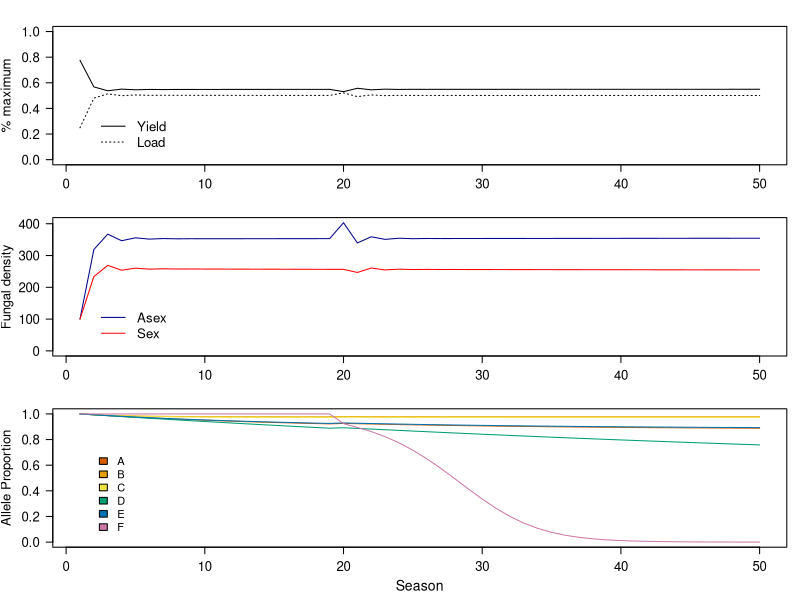
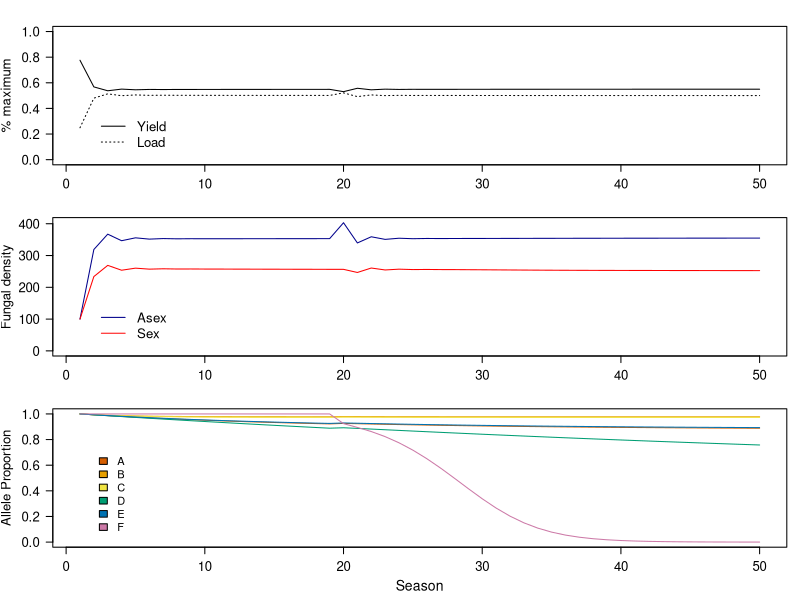
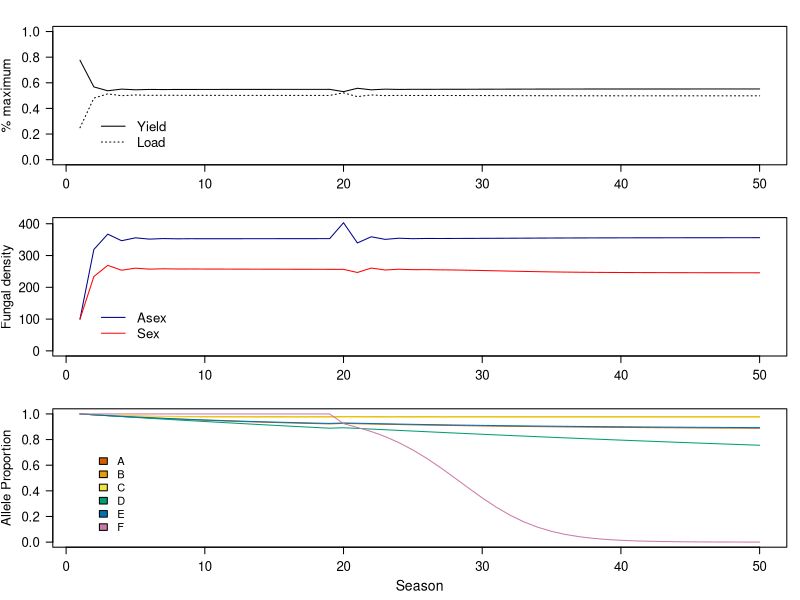
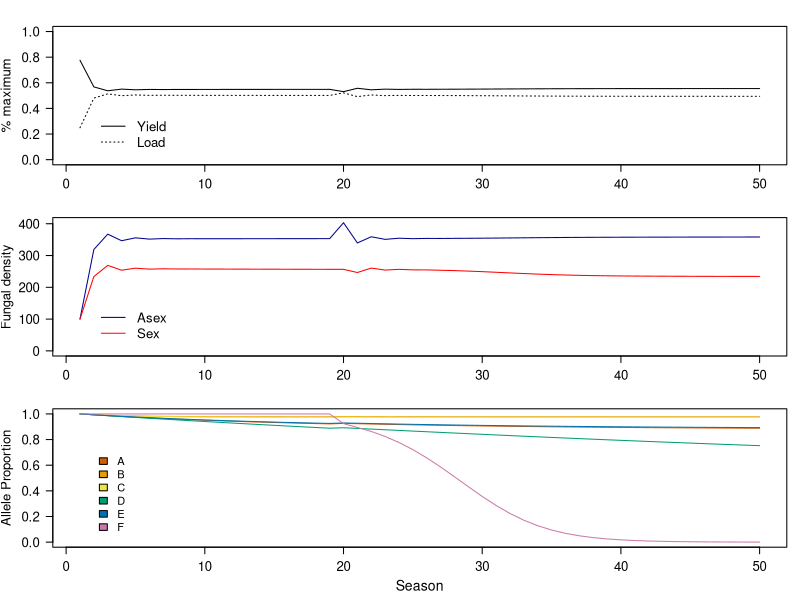
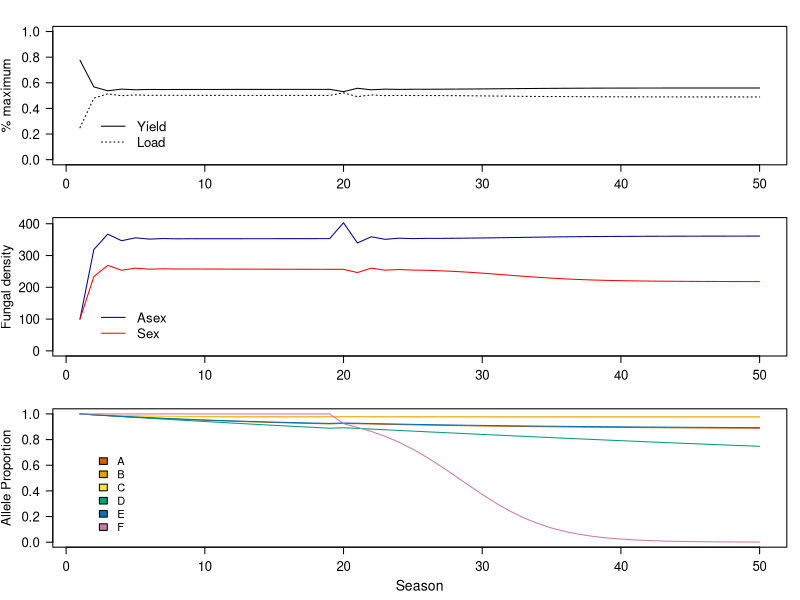
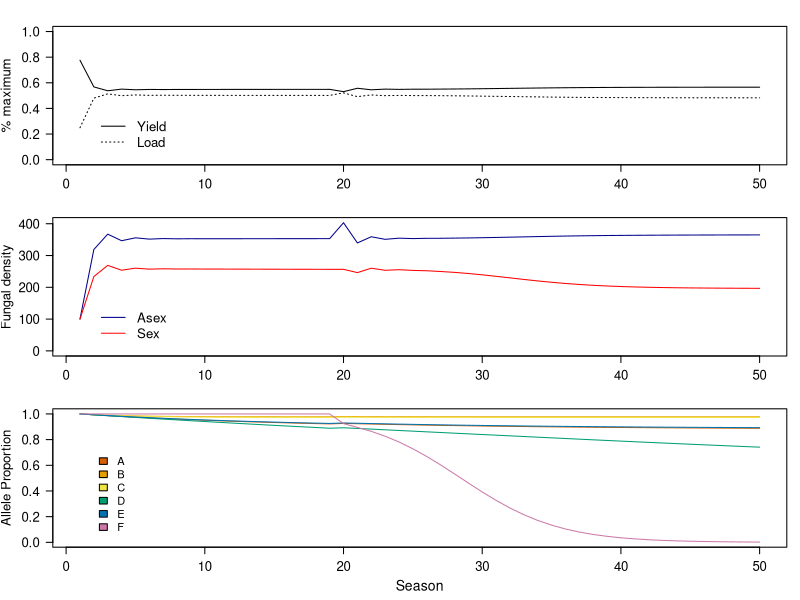
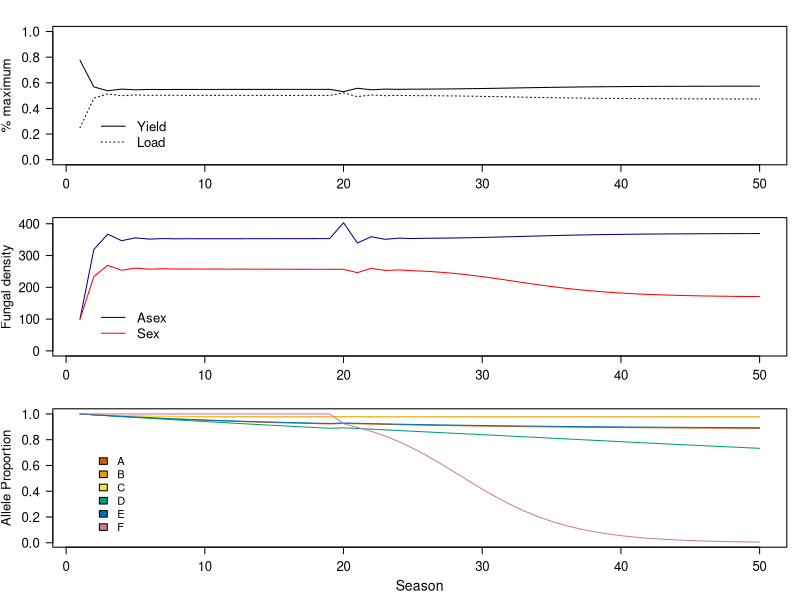
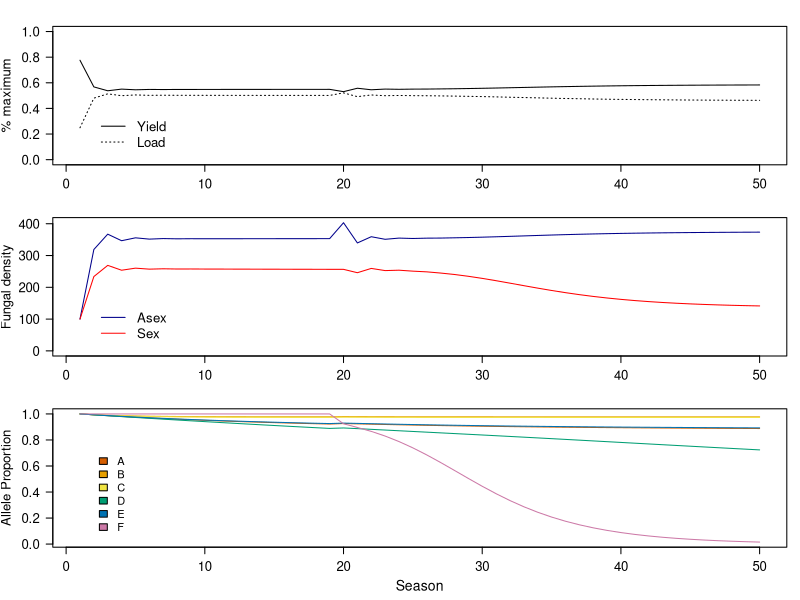

These figures' R source, in order: (Note: this script raises an error after producing the figures.)
##A model of a fungal plant pathogen on a plant crop in a single field
##We will model uninfected (S), infected (I) plants using S and I to match SI model for epidemiology
library(stringr)
library(fBasics)
library(data.table)

##------------------------------------------------------------------------------------------------------------
##Scenario
	scenario<-1

##matrix to store results in
	grand.res<-NULL

	params<-1:135
	yield_params<-matrix(NA,nrow=length(params),ncol=50)
	
	my.seq<-sort(c(seq(0,1.0,length.out=11),c(0.85,0.95,0.975,0.99)))
	
	param_lethality<-rep(my.seq,9)
	        
	param_sex<-c(rep(0.4,45),rep(0.9,90))
	param_sexresist<-c(rep(0.05,90),rep(0.85,45))
	param_selfish<-rep(rep(c(10,20,100),each=15),3)
	
for (param in params) {	

##1) Define parameter values 

##Total time to run the simulation
	nseasons<-50
##Maximum number of asexual generations completed on the crop plant each season
	ngens<-5
##Mutation Rate
	mut=c(mut_A=0.001,mut_B=0.001,mut_C=0.001,mut_D=0.001,mut_E=0.001,mut_F=0.00)
##Proportionate yield of infected plants
	Inf_Yield<-0.1
##Toggle whether to additionally plot the within-season dynamics for the final season - by default plots seasons
	plot.within.season<-FALSE

##Wild-type (ABCDEF) parameter values for asexual stages
	##A) Fecundity (Number of Offspring) in soil/debris in spring
	##B) Infection of plants
	##C) Growth on plants
	##D) Proportion of Sex Offspring at end of season
	##E) Winter Survival
	##F) Gene Drive locus

	wt.params<-c(Fecundity=1.3,Infection=0.9,Growth=1.5, Pro_sex=param_sex[param], Survival=0.9,Blank=1)
	wt.alleles<-c("A","B","C","D","E","F")

##Effects of antifungal control on parameter values = selection coefficient of WT in fungicide environment
	control_effect<-c(control_effect_A=0.2,control_effect_B=0.2,control_effect_C=0.2,control_effect_D=0.2,control_effect_E=0.2,control_effect_F=0.2)
##Efficacy of resistance, i.e. how close does resistance get proportionately to restoring original parameter value
	efficacy_resistance<-c(efficacy_resistance_A=0.01,efficacy_resistance_B=0.01,efficacy_resistance_C=0.01,efficacy_resistance_D=0.01,efficacy_resistance_E=0.01,efficacy_resistance_F=0.01) 
##Cost of resistance = selection coefficient of resistant allele in wildtype environment without fungicide
	cost_resistance<-c(cost_resistance_A=0.05,cost_resistance_B=0.05,cost_resistance_C=0.05,cost_resistance_D=param_sexresist[param],cost_resistance_E=0.05,cost_resistance_F=0.05) 
	
	my.model<-6
	
##Gene drive parameters - TIM ADDED INOCULUM SIZE OF GENE DRIVE SPORES
		gene_drive.params<- c(Lethality = param_lethality[param] ,Selfishness = param_selfish[param], Fecundity_Inhibition = 0, Infection_Inhibition = 0, Growth_Inhibition = 0, Sex_Inhibition = 0, Survival_Inhibition=0, Inoculum = 50)
   	
    ##NB Compare with Burt 2003, epsilon = Selfishness/(Selfishness+1), and Selfishness = epsilon/(1-epsilon)
	##Where epsilon is probability of F converted to f in Homing Endonuclease Gene
	##Selfishness = 9 equates to epsilon = 0.9, default used in Burt paper (10 = 0.91)
	##Selfishness = 20 equates to epsilon = 0.952381. (19 = epsilon 0.95)
	##Selfishness = 99 (or 100 rounding) equates to epsilon =0.99, cited as realistic high value in yeast in Burt


##Assigns when the prescribed control measure is applied
	gene_drive<-array(FALSE,dim=c(nseasons,1))
	fungicide<-array(1,dim=c(nseasons,ngens,5))	

##The set of possible models to consider
	model.choices<-c("No_control","One_Fungi_20","Two_Fungi_Simult","Two_Fungi_Alt","HaploidGeneDrive","DiploidGeneDrive","HaploidFungicide","DiploidFungicide")
##change my.model to select a model

	
	#my.model<-8
	which.model<-model.choices[my.model]

	## a) No control
	 if (which.model=="No_control") {
			}
			
	##Fungicide models from here

	## b) One fungicide, 20 seasons
	 if (which.model=="One_Fungi_20") {
	  which.seasons<-20:40
	  which.fungicide<-1
	  fungicide[which.seasons,, which.fungicide]<-2
    	 }
    	
   	##c) Two fungicides simultaneously
	 if (which.model=="Two_Fungi_Simult") {
	  which.seasons<-20:50
	  which.fungicide<-c(2,3)
	  fungicide[which.seasons,, which.fungicide]<-2
    	}   	

	## d) Alternating fungicides every 5 years
	 if (which.model=="Two_Fungi_Alt") {
	  which.fungicide<-c(2,3)
	  fungicide[c(20:24,30:34,40:44),, which.fungicide[1]]<-2
	  fungicide[c(20:24,30:34,40:44)+5,, which.fungicide[2]]<-2
    	}

	##Gene drive models from here

    ## e) Haploid gene drive - need to set lethality to 0, which parameter is affected and inhibition amount above.
     if (which.model=="HaploidGeneDrive") {
     	##Gene drive parameters - TIM ADDED INOCULUM SIZE OF GENE DRIVE SPORES
		gene_drive.params<- c(Lethality = 0.0 ,Selfishness = param_selfish[param], Fecundity_Inhibition = 0.2, Infection_Inhibition = param_effect[param], Growth_Inhibition = 0.2, Sex_Inhibition = 0.2, Survival_Inhibition=0.2, Inoculum = 50)
		##Selector for which stage the gene_drive is affecting in haploid model
		gene_drive_control<-c(2)
		##when is the gene drive started
		  gene_drive[20:nseasons]<-TRUE
    	}
 
    	
    ##f) Diploid gene drive -  need to set lethality to >0, e.g. 0.99 and inhibition parameters to zero.
  if (which.model=="DiploidGeneDrive") {
     	##Gene drive parameters - TIM ADDED INOCULUM SIZE OF GENE DRIVE SPORES
    gene_drive.params<- c(Lethality = param_lethality[param] ,Selfishness = param_selfish[param], Fecundity_Inhibition = 0, Infection_Inhibition = 0, Growth_Inhibition = 0, Sex_Inhibition = 0, Survival_Inhibition=0, Inoculum = 50)
    ##Selector for which stage the gene_drive is affecting in haploid model - REQUIRED BUT NOT USED IN THIS VERSION
		gene_drive_control<-c(2)		  
		gene_drive[20:nseasons]<-TRUE
    	}
    
	## g) Haploid gene drive plus one fungicide
   	if (which.model=="HaploidFungicide") {
    	##Gene drive parameters - TIM ADDED INOCULUM SIZE OF GENE DRIVE SPORES
		gene_drive.params<- c(Lethality = 0.0 ,Selfishness = 20, Fecundity_Inhibition = 0.2, Infection_Inhibition = 0.2, Growth_Inhibition = 0.2, Sex_Inhibition = 0.2, Survival_Inhibition=0.2, Inoculum = 50)
		##Selector for which stage the gene_drive is affecting in haploid model
		gene_drive_control<-c(2)
		##when is the gene drive started
		  gene_drive[20:nseasons]<-TRUE
	  		which.seasons<-20:40
	  		which.fungicide<-c(3)
	  		fungicide[which.seasons,, which.fungicide]<-2
    	}
    	
     ##h) Diploid gene drive + fungicide
  if (which.model=="DiploidFungicide") {
     	##Gene drive parameters - TIM ADDED INOCULUM SIZE OF GENE DRIVE SPORES
		gene_drive.params<- c(Lethality = 0.99 ,Selfishness = 20, Fecundity_Inhibition = 0.0, Infection_Inhibition = 0.0, Growth_Inhibition = 0.0, Sex_Inhibition = 0.0, Survival_Inhibition=0.0, Inoculum = 50)
		##Selector for which stage the gene_drive is affecting in haploid model - REQUIRED BUT NOT USED IN THIS VERSION
		gene_drive_control<-c(2)		  
		gene_drive[20:nseasons]<-TRUE
			which.fungicide<-c(2)
	  		fungicide[which.seasons,, which.fungicide]<-2
    	}
   	
    
#----------------------------------------------------------------------------------------------------------------

##2) Construct the mutation table

##TIM JAN 2026- rearranged order of some lines as wasn't working from cold
	Genotype.combos<-expand.grid(c(0,1),c(0,1),c(0,1),c(0,1),c(0,1),c(0,1))
	Genotype.ids<-apply(expand.grid(c("A","a"),c("B","b"),c("C","c"),c("D","d"),c("E","e"),c("F","f")),1,function(x) paste(x,collapse=""))
	##Set up mutation matrix
	mut.list<-list()
	for (i in (1:6)) {
	  mut.list[[i]]<-outer(substring(Genotype.ids,i,i),substring(Genotype.ids,i,i),"==")
	  mut.list[[i]][mut.list[[i]]]<-(1-mut[i])
	  mut.list[[i]][!mut.list[[i]]]<-mut[i]
	}
	mut.matrix<-mut.list[[1]]*mut.list[[2]]*mut.list[[3]]*mut.list[[4]]*mut.list[[5]]*mut.list[[6]]
	

#-----------------------------------------------------------------------------------------
		
##3) Build the parameter array for asexual steps, initially with wildtype values
	##Each matrix in the array contains the associated coefficients for each different locus
	Asex.params<-array(dim=c(2,length(Genotype.ids),length(wt.params)))
	dimnames(Asex.params)[[1]]<-c("None","Control")
	##Row 1 = values when fungicide for that life stage is absent
	##Row 2 = values when fungicide for that life stage is present
	dimnames(Asex.params)[[2]]<-Genotype.ids
	##Columns = each genotype in Genotype.ids
	dimnames(Asex.params)[[3]]<-names(wt.params)
	for (i in (1:length(wt.params))) {Asex.params[,,i]<-wt.params[i]
	Asex.params[1,!grepl(wt.alleles[i],Genotype.ids,fixed=TRUE),i]<-wt.params[i]*(1-cost_resistance[i])}
	for (i in (1:5)) {
	  Asex.params[2, grepl(wt.alleles[i],Genotype.ids,fixed=TRUE),i]<-wt.params[i]*(1-control_effect[i])  
	  ##Values for wild-type allele: first number = value without control, second number = value with control
	  Asex.params[2, !grepl(wt.alleles[i],Genotype.ids,fixed=TRUE),i]<-wt.params[i]*(1-efficacy_resistance[i])    
	  ##Values for alternative/resistant allele: first number = value without control, second number = value with control
	}

##Alter the parameters based on any gene drive effects on haploid life-cycle
	if (any(gene_drive)) {
		for (i in gene_drive_control) {
	  Asex.params[, grepl("f",Genotype.ids,fixed=TRUE),i]<-Asex.params[, grepl("f",Genotype.ids,fixed=TRUE),i]*c(1-gene_drive.params[i+2],1-gene_drive.params[i+2])
	} #Reduces the fitness for the chosen gene_driven effects
	}
	
##Build parameter array for sexual spores
	Sex.params<-Asex.params
	##Currently we assume survival is proportionately higher and fecundity is proportionately lower, irrespective of control
	##TIM JAN 2026- need to think about justification for this a bit, but in any case, 
	##could change so there is a trade-off between survival and fecundity but no net benefit, 
	##plus avoid >100% survival sexual spores, hence i.e. changed to 0.909 and 1.1 to work with defaults. 
	sex_effects<-c(1/1.1,1,1,1,1.1,1)
	Sex.params<-sweep(Sex.params,MARGIN=3,STATS=sex_effects,FUN="*")

#----------------------------------------------------------------

##4) Calculate the random mating and gamete table for sexual reproduction

	alleles<-list()
	for (i in (1:6)) {
	  alleles[[i]]<-strsplit(outer(substring(Genotype.ids,i,i),substring(Genotype.ids,i,i),paste)," ")}
	
	count.genotypes<-function(x) {
	  genos<-outer(alleles[[1]][[x]],alleles[[2]][[x]],paste)
	  genos<-gsub(" ","",as.vector(outer(genos,alleles[[3]][[x]],paste)))
	  genos<-gsub(" ","",as.vector(outer(genos,alleles[[4]][[x]],paste)))
	  genos<-gsub(" ","",as.vector(outer(genos,alleles[[5]][[x]],paste)))
	  genos<-gsub(" ","",as.vector(outer(genos,alleles[[6]][[x]],paste)))
	  return(Genotype.ids%in%genos/sum(Genotype.ids%in%genos))}
	
	RM.table<-t(simplify2array(lapply(1:length(alleles[[1]]),count.genotypes)))
	colnames(RM.table)<-Genotype.ids
	
	allele.array<-array(unlist(alleles),dim=c(2,length(alleles[[1]]),length(alleles)))
	rownames(RM.table)<-paste(apply(allele.array[1,,],1,function(x) paste(x,collapse="")),".",
	                          apply(allele.array[2,,],1,function(x) paste(x,collapse="")),sep="")
	
	##4b) Gene drive alterations to the mating table
	#Rescales f columns to have a greater proportion from sexual reproduction
	RM.table[,grepl("f",Genotype.ids,fixed=TRUE)]<- gene_drive.params["Selfishness"]*RM.table[,grepl("f",Genotype.ids,fixed=TRUE)]
	#Renormalises the table to ensure all rowsums
	RM.table<-RM.table/apply(RM.table,1,sum)
	#Applies lethality to the 'ff' haploids if applicable
	RM.table[str_count(rownames(RM.table),"f")==2,]<-(1-gene_drive.params["Lethality"]^2)*RM.table[str_count(rownames(RM.table),"f")==2,]
	##N.B. For consistency with literature the scalar is 1-e^2 as opposed to simply just redefining the scalar

#---------------------------------------------------------------------------------------------------------

##5) Assign initial values

	##Initial Crop and spore Densities across genotypes
	Initial_Crop<-10000
	#Initial_Spore_Asex<-rep(1.00,length(Genotype.ids))
	#Initial_Spore_Asex[33:64]<-0.0001
	##TIM CHANGED 2026 - start with 100% wild-type alleles
	Initial_Spore_Asex<-rep(0,length(Genotype.ids))
	Initial_Spore_Asex[1]<-100
	Initial_Spore_Sex<-Initial_Spore_Asex
	names(Initial_Spore_Asex)<-Genotype.ids
	names(Initial_Spore_Sex)<-Genotype.ids
##Records of Yield, Load and Spores
	Yield<-array(NA,nseasons)
	Load<-array(NA,nseasons)
	Asex_spores<-matrix(NA,nrow=nseasons,ncol=2^6)
	Sex_spores<-matrix(NA,nrow=nseasons,ncol=2^6)

##Set-up for season 1 from some hypothetical YEAR 0
	 N_Asex <- Initial_Spore_Asex
	 N_Sex<-Initial_Spore_Sex
	  
#--------------------------------------------------------------------------------------------

##6) Run model - step through a set of discrete life stages of fungus within each loop of a yearly cycle##
 
 ##array to plot example of within season dynamics in final season
 within_season<-matrix(NA,nrow=31,ncol=6)
 colnames(within_season)<-c("S","I","Nasex","Nsex","Stage","Gen")

##Start of season loop
 
for (season in (1: nseasons)) {

##A) Start of the year, new field of crop planted, initially all uninfected
	#print(season)
	S<-Initial_Crop
	I<-0
	
	within_season[1,]<-c(S,I,sum(N_Asex),sum(N_Sex),1,1)
	
	#Builds the fungicide set-up for the year
	
	#Sets up the gene_drive if it is enabled for this season TIM ALTERRED 2026 - NOT SURE WHY DOING THIS EVERY LOOP
		##INSTEAD, JUST NEED TO INTRODUCE f ALLELES AT START OF GENE DRIVE
	if (any(gene_drive)){
		if (season == which(gene_drive)[1]) {
		
		N_Asex["ABCDEf"]<-gene_drive.params["Inoculum"]
		
	  #Resets the parameter array
	  #for (i in (1:length(wt.params))) {Asex.params[,,i]<-wt.params[i]
	  	##CHECK HERE - NOT SURE IT IS RIGHT
	  #Asex.params[1,!grepl(wt.alleles[i],Genotype.ids,fixed=TRUE),i]<-wt.params[i]*(1-cost_resistance[i])}
	  #Now applies the fungicide effects
	  #for (i in 1:6) {
	  #  Asex.params[2, grepl(wt.alleles[i],Genotype.ids,fixed=TRUE),i]<-wt.params[i]*(1-control_effect[i])  
	  #  Asex.params[2, !grepl(wt.alleles[i],Genotype.ids,fixed=TRUE),i]<-wt.params[i]*(1-efficacy_resistance[i])}
  	#for (i in gene_drive_control) {
  	 # Asex.params[, grepl("f",Genotype.ids,fixed=TRUE),i]<-Asex.params[, grepl("f",Genotype.ids,fixed=TRUE),i]*c(1-#gene_drive.params[i+2],1-gene_drive.params[i+2])
  	#}
  	
	}
	}
	#Finally sets up the sexual spore parameters - TIM 2026, DON'T NEED THIS?
	#Sex.params<-Asex.params
	#Sex.params<-sweep(Sex.params,MARGIN=3,STATS=sex_effects,FUN="*")
	
	##Record numbers of spores after first planting 
	Asex_spores[season,]<-N_Asex
	Sex_spores[season,]<-N_Sex
	#print(N_Asex)
	#print(N_Sex) 
	
##B) Spores produced by surviving fungal material from the previous year
	N_Asex <- N_Asex * Asex.params[fungicide[season,1,1],,"Fecundity"]
	N_Sex  <- N_Sex  *  Sex.params[fungicide[season,1,1],,"Fecundity"] #Modeled as directly proportional

#Mutation of spores as they reproduce
 	N_Asex <- as.vector(N_Asex%*%mut.matrix)
 	N_Sex <- as.vector(N_Sex%*%mut.matrix)

##TIM JAN 2026- I think we should combine all the spores here for infection
##				otherwise density-dependence is not working properly (each infects more than should
##				if combined together), and no legacy of origin of spores by this stage.

	N_Asex <- N_Asex + N_Sex

	within_season[2,]<-c(S,I,sum(N_Asex),0,1,2)


##C) Initial Infections from the soil 
	#Modeled as proportional to spore density and number of uninfected crops
	
	I_Asex <- N_Asex * Asex.params[fungicide[season,1,2],,"Infection"] * S / (S + I)   ## or S/(S + I) to match SIR models
	## COMMENT OUT JAN 2026 I_Sex <- N_Sex * Sex.params[fungicide[season,1,2],,"Infection"] * S/(S + I)   ## or S/(S + I) to match SIR models
	# Calculates the new infections
	
	New_I<- I_Asex #Genotype array of the new infections
	I <- sum(New_I) #Total number of new infections
	S <- S - I #Remaining healthy crop
	
	within_season[3,]<-c(S,I, sum(New_I),0,2,3)

	
##D) Asexual sporulation and infection generations occur as fungus spreads on the crop

##WITHIN THIS LOOP ASSUME THAT ALL REPRODUCTION IS ASEXUAL - SO NO SEXUAL SPORES FORMED DURING THE GEN LOOP OR PRESENT AT THIS TIME
##NEED PARAMETER/FITNESS THAT DEPENDS ON PRESENCE/ABSENCE OF CONTROL MEASURE, SO CAN TOGGLE ON/OFF OR ALTERNATE 

for (gen in (1:ngens)) {
#Production of new spores per infected plant
	N_Asex <- New_I * Asex.params[fungicide[season,gen,3],,"Growth"]
#Mutation of spores as they reproduce
 	N_Asex <- as.vector(N_Asex%*%mut.matrix)
	
#New infections arise from asexual spores	
  New_I <- N_Asex * Asex.params[fungicide[season,gen,2],,"Infection"] * S/(S + I)   ## or S/(S + I) to match SIR models
	I <- I + sum(New_I)
	S <- S - sum(New_I)
	
	within_season[3+gen,]<-c(S,I, sum(New_I),0,3,3+gen)

	
	} ##end of generations loop
	
	##No need to update these during the Asexual generations, but still need the correct values for the fungicide state at the end 
	Sex.params<-Asex.params
	Sex.params<-sweep(Sex.params,MARGIN=3,STATS=sex_effects,FUN="*")
##E) Crop Harvesting and Load Recording

	Yield[season]<- S + Inf_Yield * I
	Load[season]<-I/Initial_Crop
	
	within_season[3+ngens+1,]<-c(0,0, sum(New_I),0,4,3+ngens+1)

	
##F) Some fungal material produced by last infection cycle overwinters as sexual or as asexual, depending on genotype

	N_Asex <- New_I * (1-Asex.params[fungicide[season,ngens,4],,"Pro_sex"])
	N_Sex <- New_I * (Asex.params[fungicide[season,ngens,4],,"Pro_sex"])
	
	within_season[3+ngens+2,]<-c(0,0, sum(N_Asex),sum(N_Sex),5,3+ngens+2)

	
##G) Sexual Reproduction at the end of the season
#N.B Final sum of density will be same, but ratios of genotypes could change within N_Sex
	
	tmp.Sex_Spore.prop<-N_Sex%o%N_Sex
	tmp.Sex_Spore.prop<-tmp.Sex_Spore.prop/sum(tmp.Sex_Spore.prop)
	Sex_Spore.prop<-colSums(RM.table*as.vector(tmp.Sex_Spore.prop))
	N_Sex<-sum(N_Sex)* Sex_Spore.prop
##Mutations occur during spore formation 
 	N_Sex <- as.vector(N_Sex%*%mut.matrix)	

 	N_Asex <- as.vector(N_Asex%*%mut.matrix)	

##H) Over-winter survival  
	
 	N_Asex <- N_Asex * Asex.params[fungicide[season,ngens,5],,"Survival"]  
 	N_Sex <- N_Sex * Sex.params[fungicide[season,ngens,5],,"Survival"] #Currently modelled as directly proportional
 	
 	names(N_Asex)<-Genotype.ids 
 	names(N_Sex)<-Genotype.ids 
 	
 	within_season[3+ngens+3,]<-c(0,0, sum(N_Asex),sum(N_Sex),6,3+ngens+3)
 		  	
	} ##end of season loop

##add column names
colnames(Asex_spores)<-Genotype.ids
colnames(Sex_spores)<-Genotype.ids

#------------------------------------------------------------------------------------------------------------

##7) PLOT DENSITIES AND ALLELE FREQUENCIES	

##set color-blind palette for loci
col.pal<-c("#D55E00","#E69F00","#F0E442","#009E73","#0072B2","#CC79A7")
cx<-1.2

##Make filename so that keep figures for different versions
tmp<-""
if (exists("which.fungicide")&(max(fungicide)==2)) tmp<-paste0(".",paste0(which.fungicide,collapse=""))
if (exists("gene_drive_control")&any(gene_drive)) tmp<-paste0(tmp,".", paste0( gene_drive_control,collapse=""))

file.name<-paste0("Figures/Model",my.model,"_param",param,tmp,".pdf")

pdf(file=file.name,height=5.5,width=2.5)

par(mfcol=c(3,1),mar=c(2,4,2,1),oma=c(2,0,0,0))

##PLOT OVER SEASONS
comb.spores<-Asex_spores+ Sex_spores
plot(Yield/Initial_Crop,type="l",main="",xlab='Season',ylab="% maximum",las=1,ylim=c(0,1),cex.axis= cx,cex.lab= cx)
lines(Load,type="l",main="Load",xlab='Season',las=1,lty=3)
legend("bottomleft", bty="n",inset=.05, legend=c("Yield","Load"),lty=c(1,3),cex= cx)
plot(rowSums(Asex_spores),ylim=c(0,max(c(rowSums(Asex_spores),rowSums(Sex_spores)))),col="darkblue",type="l",ylab="Fungal density",main="",xlab='Season',las=1,cex.axis= cx,cex.lab= cx)
lines(rowSums(Sex_spores),col="red")
legend("bottomleft", bty="n",inset=.05,legend=c("Asex","Sex"),col=c('darkblue','red'),lty=1,cex= cx)
##combine genotype counts of asexual and sexual spores
##CALCULATE AND PLOT ALLELE FREQUENCES
allele.freqs<-matrix(NA,nrow=nseasons,ncol=length(wt.alleles))
for (i in (1:length(wt.alleles))) {
  allele.freqs[,i]<-rowSums(comb.spores[,grepl(wt.alleles[i],colnames(comb.spores))])/rowSums(comb.spores)
}
dimnames(allele.freqs)[[2]]<-wt.alleles
matplot(allele.freqs,type="l",lty=1,las=1,main="",col=col.pal,xlab='Season',ylab='Allele Proportion',cex.axis=cx,cex.lab=cx)
legend("bottomleft", bty="n",inset=.05,legend=wt.alleles,fill=col.pal,horiz=FALSE)
mtext(text = "Season",side=1,line=2.5,cex=0.7*cx)

dev.off()


# 7a) Optional, needs switching on - PLOT WITHIN SEASON


file.name2<-gsub("Model","WithinSeason",file.name)

if (plot.within.season) {

  pdf(file= file.name2, height=5.5,width=2.5)
  
  par(mfcol=c(3,1),mar=c(2,4,2,1),oma=c(2,0,0,0))
  matplot(within_season[1:11,1:2],type="s",ylab="Plant Density",xlab="step",main="",col=1,lty=c(1,3),xaxt="n",cex.axis=cx,cex.lab=cx)
  legend("topright", bty="n",inset=.05,legend=c("Susceptible","Infected"),lty=c(1,3))
  polygon(c(1,2,2,1),c(0,0,max(within_season[1:11,1:2])*1.1, max(within_season[1:11,1:2]))*1.1,col=gray(0.5,0.1),border=NA)
  polygon(c(3,8,8,3),c(0,0,max(within_season[1:11,1:2])*1.1, max(within_season[1:11,1:2]))*1.1,col=gray(0.5,0.1),border=NA)
  polygon(c(9,10,10,9),c(0,0,max(within_season[1:11,1:2])*1.1, max(within_season[1:11,1:2]))*1.1,col=gray(0.5,0.1),border=NA)
  mtext(text=1:6,at=c(1.5,2.5,5.5,8.5,9.5,10.5),side=1,line=0.2,cex=0.7*cx)
  mtext(text="Stage",side=1,line=1.2,cex=0.7*cx)
  
  matplot(within_season[1:11,3:4],type="s",ylab="Fungal Density",xlab="step",main="",col=c("darkblue","red"),lty=1,xaxt="n",cex.axis=cx,cex.lab=cx)
  legend("center", bty="n",inset=.05, legend=c("Asex","Sex"),col=c('darkblue','red'),lty=1,cex=cx)
  polygon(c(1,2,2,1),c(0,0,max(within_season[1:11,3:4])*1.1, max(within_season[1:11,3:4]))*1.1,col=gray(0.5,0.1),border=NA)
  polygon(c(3,8,8,3),c(0,0,max(within_season[1:11,3:4])*1.1, max(within_season[1:11,3:4]))*1.1,col=gray(0.5,0.1),border=NA)
  polygon(c(9,10,10,9),c(0,0,max(within_season[1:11,3:4])*1.1, max(within_season[1:11,3:4]))*1.1,col=gray(0.5,0.1),border=NA)
  mtext(text=1:6,at=c(1.5,2.5,5.5,8.5,9.5,10.5),side=1,line=0.2,cex=0.7*cx)
  mtext(text="Stage",side=1,line=1.2,cex=0.7*cx)
  
  ##check fungal densities include value immediately prior to asex/sex reproduction
  ##add generations/stages to the plot instead of steps
  dev.off()

}

yield_params[param,20:50]<-Yield[20:50]/Initial_Crop

#----
##CALCULATE EQUILIBRIUM SOLUTIONS FOR ECOLOGICAL CASE

##Tried doing this in SageMath - but it failed to find a solution for Nasex at equilibrium. 

#-------------------------------------------------------------------------------------------------------------------
##SUMMARY STATISTICS

Jumps<-c(0)
Behaviour<-array(dim=c(nseasons,3))
for (i in 2:(nseasons)){Jumps[i]<-(Yield[i]-Yield[i-1])}

##Behaviour Categorising - Cycles, Spikes, Converged, Decreasing
for (i in 2:nseasons) {
  if (abs(Jumps[i])<2) {Behaviour[i,1]<-'Converged'}
  if (Jumps[i]>2) {Behaviour[i,1]<-'Increasing'}
  if (Jumps[i]< -2) {Behaviour[i,1]<-'Decreasing'}
  if ((Jumps[i]*Jumps[i-1])<0) {Behaviour[i,2]<-'Cyclic'}
  else {Behaviour[i,2]<-'Monotone'}
  if (abs(Jumps[i])>2000) {Behaviour[i,3]<-'Spike'}
}

Data <- data.frame(yield = Yield,
                   differences = Jumps,
                   load = Load,
                   behaviour = Behaviour,
                   asex_total = rowSums(Asex_spores),
                   sex_total = rowSums(Sex_spores),
                   asex_Densities = Asex_spores,
                   sex_Densities = Sex_spores,
                   allele_Freqs = allele.freqs,
                   
                   row.names = 1:nseasons)
Summary_Data<-basicStats(Data[c('yield','load','asex_total','sex_total')])[c("Mean","Minimum","Maximum","Stdev"),]
#matplot(frollmean(Data[,"yield"],2),type="l",lty=1,main="Yield Rolling Avg",ylabel='Two step average')

Data[c('asex_Densities.ABCDEf','sex_Densities.ABCDEf','asex_Densities.ABCDEF','sex_Densities.ABCDEF')]
##Parameter Summary

Parameters <- data.frame(Mutation_Rates = mut,
                         W.T.Parameters = wt.params,
                         Sexual_Effects = sex_effects,
                         Gene_Drive_Effects = gene_drive.params[3:8],
                         Costs = cost_resistance,
                         Efficacies = efficacy_resistance,
                         Control_Effects = control_effect,
                         row.names= wt.alleles)
    Parameters<-Parameters[1:5,]
    Parameters<-Parameters[,-4]
                         

yield_res<-c(pre_yield= mean(Yield[5:20]), peak_yield= max(Yield[5:20]), yield_40=Yield[40], yield_50=Yield[50],mean_21_40=mean(Yield[21:40]), mean_41_50=mean(Yield[41:50]), mean_21_50=mean(Yield[21:50]))/Initial_Crop

Gene_drive<-array(0,5)
if (any(gene_drive)) {Gene_drive[gene_drive_control]<-1}
names(Gene_drive)<-paste0("GeneDrive_",1:5)

##set to NA for any that weren't used
gene_drive.params[(3:7)[which(Gene_drive==0)]]<-NA

Fungi_cont<-array(0,5)
if (any(fungicide==2)) {Fungi_cont[which.fungicide]<-1}
names(Fungi_cont)<-paste0("Fungicide_",1:5)

##set to NA for any that weren't used
Parameters[which(Fungi_cont==0),5:6]<-NA

##pull out allele frequencies at these seasons
allele.freqs20<-allele.freqs[20,]
names(allele.freqs20)<-paste("Freq20_",colnames(allele.freqs),sep="")
allele.freqs40<-allele.freqs[40,]
names(allele.freqs40)<-paste("Freq40_",colnames(allele.freqs),sep="")
allele.freqs50<-allele.freqs[50,]
names(allele.freqs50)<-paste("Freq50_",colnames(allele.freqs),sep="")

##single line summary of results
res<-c(scenario=scenario,model=my.model,unlist(Parameters),Fungi_cont,Num_fung=sum(Fungi_cont),gene_drive.params, Gene_drive,Num_drive=sum(Gene_drive),Infection_Yield=Inf_Yield,Number_of_Generations=ngens,
	yield_res, allele.freqs20 , allele.freqs40 ,allele.freqs50)
res<-t(res)

grand.res<-rbind(grand.res,res)

}  ##end my.model loop

	file.name4<-paste0("Figures/Model",my.model,"_params",tmp,".pdf")
	
	pdf(file=file.name4,height=6,width=6)
	
	par(mfcol=c(3,3),mar=c(2,2,2,1),oma=c(3,3,0,0),xpd=NA)
	
	##Mainly asex
	
	subs<-(param_sex==0.4)&(param_selfish==10)
	plot(param_lethality[subs],1-grand.res[subs,"Freq50_F"],ylab="Frequency drive allele",xlab="",type="l",las=1,cex.axis=cx,cex.lab=cx,lty=3)
	subs<-(param_sex==0.4)&(param_selfish==20)
	lines(param_lethality[subs],1-grand.res[subs,"Freq50_F"],type="l",lty=2)
	subs<-(param_sex==0.4)&(param_selfish==100)
	lines(param_lethality[subs],1-grand.res[subs,"Freq50_F"],type="l",lty=1)

	subs<-(param_sex==0.4)&(param_selfish==10)
	plot(param_lethality[subs],grand.res[subs,"mean_21_50"],ylim=c(0.5,1.0),ylab="% Yield",xlab="",type="l",las=1,cex.axis=cx,cex.lab=cx,lty=3)
	subs<-(param_sex==0.4)&(param_selfish==20)
	lines(param_lethality[subs],grand.res[subs,"mean_21_50"],type="l",lty=2)
	subs<-(param_sex==0.4)&(param_selfish==100)
	lines(param_lethality[subs],grand.res[subs,"mean_21_50"],type="l",lty=1)
	legend("left", bty="n",inset=.05,legend=c("100x","20x","10x"),lty=c(1:3),cex=cx)

	subs<-(param_sex==0.4)&(param_selfish==10)
	plot(param_lethality[subs],grand.res[subs,"Freq50_D"],ylim=c(0,1.0),ylab="Frequency sex allele",xlab="r (lethality)",type="l",las=1,cex.axis=cx,cex.lab=cx,lty=3)
	subs<-(param_sex==0.4)&(param_selfish==20)
	lines(param_lethality[subs],grand.res[subs,"Freq50_D"],type="l",lty=2)
	subs<-(param_sex==0.4)&(param_selfish==100)
	lines(param_lethality[subs],grand.res[subs,"Freq50_D"],type="l",lty=1)

	##Mainly sex
	
	subs<-(param_sex==0.9)&(param_selfish==10)&(param_sexresist==0.05)
	plot(param_lethality[subs],1-grand.res[subs,"Freq50_F"],ylab="",xlab="",type="l",las=1,cex.axis=cx,cex.lab=cx,lty=3)
	subs<-(param_sex==0.9)&(param_selfish==20)&(param_sexresist==0.05)
	lines(param_lethality[subs],1-grand.res[subs,"Freq50_F"],type="l",lty=2)
	subs<-(param_sex==0.9)&(param_selfish==100)&(param_sexresist==0.05)
	lines(param_lethality[subs],1-grand.res[subs,"Freq50_F"],type="l",lty=1)
	
	subs<-(param_sex==0.9)&(param_selfish==10)&(param_sexresist==0.05)
	plot(param_lethality[subs],grand.res[subs,"mean_21_50"],ylim=c(0.5,1.0),ylab="",xlab="",type="l",las=1,cex.axis=cx,cex.lab=cx,lty=3)
	subs<-(param_sex==0.9)&(param_selfish==20)&(param_sexresist==0.05)
	lines(param_lethality[subs],grand.res[subs,"mean_21_50"],type="l",lty=2)
	subs<-(param_sex==0.9)&(param_selfish==100)&(param_sexresist==0.05)
	lines(param_lethality[subs],grand.res[subs,"mean_21_50"],type="l",lty=1)

	subs<-(param_sex==0.9)&(param_selfish==10)&(param_sexresist==0.05)
	plot(param_lethality[subs],grand.res[subs,"Freq50_D"],ylim=c(0,1.0),ylab="",xlab="r (lethality)",type="l",las=1,cex.axis=cx,cex.lab=cx,lty=3)
	subs<-(param_sex==0.9)&(param_selfish==20)&(param_sexresist==0.05)
	lines(param_lethality[subs],grand.res[subs,"Freq50_D"],type="l",lty=2)
	subs<-(param_sex==0.9)&(param_selfish==100)&(param_sexresist==0.05)
	lines(param_lethality[subs],grand.res[subs,"Freq50_D"],type="l",lty=1)

	##Mainly sex
	
	subs<-(param_sex==0.9)&(param_selfish==10)&(param_sexresist==0.85)
	plot(param_lethality[subs],1-grand.res[subs,"Freq50_F"],ylab="",xlab="",type="l",las=1,cex.axis=cx,cex.lab=cx,lty=3)
	subs<-(param_sex==0.9)&(param_selfish==20)&(param_sexresist==0.85)
	lines(param_lethality[subs],1-grand.res[subs,"Freq50_F"],type="l",lty=2)
	subs<-(param_sex==0.9)&(param_selfish==100)&(param_sexresist==0.85)
	lines(param_lethality[subs],1-grand.res[subs,"Freq50_F"],type="l",lty=1)
	
	subs<-(param_sex==0.9)&(param_selfish==10)&(param_sexresist==0.85)
	plot(param_lethality[subs],grand.res[subs,"mean_21_50"],ylim=c(0.5,1.0),ylab="",xlab="",type="l",las=1,cex.axis=cx,cex.lab=cx,lty=3)
	subs<-(param_sex==0.9)&(param_selfish==20)&(param_sexresist==0.85)
	lines(param_lethality[subs],grand.res[subs,"mean_21_50"],type="l",lty=2)
	subs<-(param_sex==0.9)&(param_selfish==100)&(param_sexresist==0.85)
	lines(param_lethality[subs],grand.res[subs,"mean_21_50"],type="l",lty=1)
	
	subs<-(param_sex==0.9)&(param_selfish==10)&(param_sexresist==0.85)
	plot(param_lethality[subs],grand.res[subs,"Freq50_D"],ylim=c(0,1.0),ylab="",xlab="r (lethality)",type="l",las=1,cex.axis=cx,cex.lab=cx,lty=3)
	subs<-(param_sex==0.9)&(param_selfish==20)&(param_sexresist==0.85)
	lines(param_lethality[subs],grand.res[subs,"Freq50_D"],type="l",lty=2)
	subs<-(param_sex==0.9)&(param_selfish==100)&(param_sexresist==0.85)
	lines(param_lethality[subs],grand.res[subs,"Freq50_D"],type="l",lty=1)
	
		
	dev.off()
	
	
	#file.name3<-paste0("Scenario",scenario,".csv")

write.csv(grand.res,file="DiploidGeneDriveResults.csv",row.names=F)
